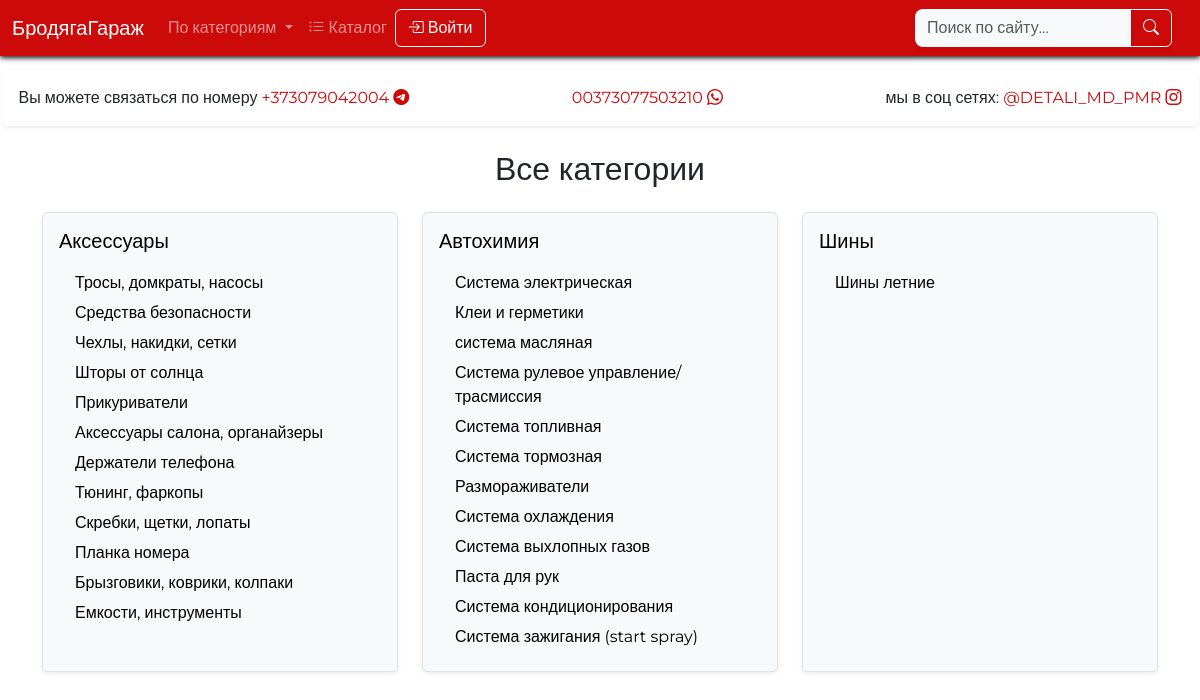
Page /categories/ on the committed database.
### main/models.py (models this page shows, shortened)
class Category(models.Model):
    name = models.CharField(max_length=100)
    parent = models.ForeignKey(
        'self',
        on_delete=models.CASCADE,
        related_name='children',
        null=True,
        blank=True
    )

### main/views.py (the view)
# urls.py: path('categories/', all_categories, name='all_categories'),
def all_categories(request):
    categories = Category.objects.all()
    return render(request, 'all_categories.html', {'categories': categories})

### main/context_processors.py (called while the page is built)
def categories_processor(request):
    return {
        'categories': Category.objects.prefetch_related('children__children').all()
    }

### main/templates/all_categories.html
{% extends 'base.html' %}
{% block content %}
<h2 class="my-4 text-center">Все категории</h2>
<div class="container">
  <div class="row">
    {% for category in categories %}
      {% if not category.parent %}
        <div class="col-md-6 col-lg-4 mb-4">
          <div class="p-3 border rounded shadow-sm h-100 bg-light">
            <h5 class="mb-3">
              <a href="{% url 'products_by_category' category.id %}" class="text-decoration-none animated-link-move underline-animation">
                {{ category.name }}
              </a>
            </h5>
              {% if category.children.all %}
              <ul class="ps-3">
                {% for child in category.children.all %}
                  <li class="mb-1">
                    <a href="{% url 'products_by_category' child.id %}" class="text-decoration-none animated-link-move underline-animation">
                      {{ child.name }}
                    </a>
                  </li>
                {% endfor %}
              </ul>
            {% else %}
              <p class="text-muted">Нет подкатегорий</p>
            {% endif %}
          </div>
        </div>
      {% endif %}
    {% endfor %}
  </div>
</div>
{% endblock %}

### main/static/main.css (style rules this page uses)
html { box-sizing: border-box; }
*, *::after, *::before { box-sizing: inherit; }
body { font-family: 'Montserrat', sans-serif; }
ul, ol { padding: 0; margin: 0; list-style: none; }
ul[class] { list-style: none; }

### rows in the picture
Category: name "Аксессуары"
Category: name "Тросы, домкраты, насосы"
Category: name "Средства безопасности"
Category: name "Чехлы, накидки, сетки"
Category: name "Шторы от солнца"
Category: name "Прикуриватели"
Category: name "Аксессуары салона, органайзеры"
Category: name "Держатели телефона"
Category: name "Тюнинг, фаркопы"
Category: name "Скребки, щетки, лопаты"
Category: name "Планка номера"
Category: name "Брызговики, коврики, колпаки"
Category: name "Емкости, инструменты"
Category: name "Автохимия"
Category: name "Система электрическая"
Category: name "Клеи и герметики"
Category: name "система масляная"
Category: name "Система рулевое управление/трасмиссия"
Category: name "Система топливная"
Category: name "Система тормозная"
Category: name "Размораживатели"
Category: name "Система охлаждения"
Category: name "Система выхлопных газов"
Category: name "Паста для рук"
Category: name "Система кондиционирования"
Category: name "Система зажигания (start spray)"
Category: name "Шины"
Category: name "Шины летние"
